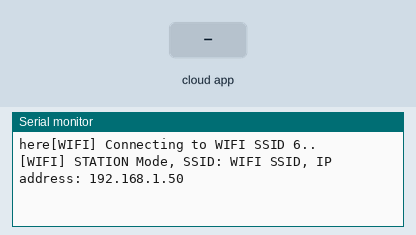
Simulated run of this sketch. Board: ESP8266 (NodeMCU). Parts: the last lines printed to the serial monitor. The test bench sets the inputs (shaded band). WiFi joins after 1.5 s; servers stay silent unless stated.

Above: at 8.2 s.
8.3 s: the phone or cloud app sets TV to 0
At 9.5 s:
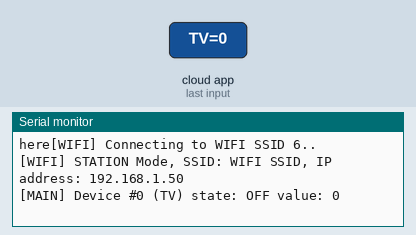
9.8 s: the phone or cloud app sets TV to 1
At 10.8 s:
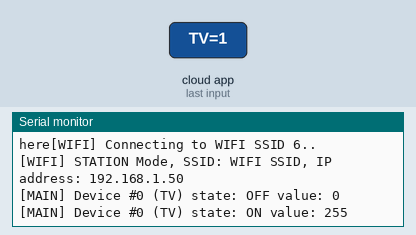

The sketch:

sketch_jan08b.ino
```cpp
#include <Arduino.h>
#include <IRremoteESP8266.h>
#include <IRsend.h>
#include <ESP8266WiFi.h>
#include "fauxmoESP.h"
#include "credentials.h"


fauxmoESP fauxmo;


const uint16_t kIrLed = 4;  // ESP8266 GPIO pin to use. Recommended: 4 (D2).

IRsend irsend(kIrLed);  // Set the GPIO to be used to sending the message.

// Example of data captured by IRrecvDumpV2.ino
uint16_t rawData[] = {
  8996, 4432, 600, 524, 600, 532, 600,
  1640, 604, 520, 604, 528, 604, 520,
  604, 528, 600, 524, 608, 1632, 604,
  1640, 604, 528, 604, 1640, 600, 1640,
  604, 1640, 604, 1640, 596, 1640, 604,
  528, 604, 528, 596, 524, 604, 1640,
  604, 528, 604, 520, 604, 528, 604,
  520, 604, 1640, 604, 1636, 604, 1640,
  604, 520, 604, 1640, 604, 1640, 604,
  1636, 604, 1640, 604, 30008
};

void setup() {
  irsend.begin();
  Serial.begin(19200);
  Serial.print("here");
  WiFi.mode(WIFI_STA);

    // Connect
    Serial.printf("[WIFI] Connecting to %s ", WIFI_SSID);
    WiFi.begin(WIFI_SSID, WIFI_PASS);

    // Wait
    Serial.print(WiFi.status());
    while (WiFi.status() != WL_CONNECTED) {
        Serial.print(".");
        delay(1000);
    }
    Serial.println();

    // Connected!

    Serial.printf("[WIFI] STATION Mode, SSID: %s, IP address: %s\n", WiFi.SSID().c_str(), WiFi.localIP().toString().c_str());
    delay(5000);
  fauxmo.createServer(true); // not needed, this is the default value
  fauxmo.setPort(80); // This is required for gen3 devices
  fauxmo.enable(true);
  fauxmo.addDevice("TV");
  fauxmo.onSetState([](unsigned char device_id, const char * device_name, bool state, unsigned char value) {


        Serial.printf("[MAIN] Device #%d (%s) state: %s value: %d\n", device_id, device_name, state ? "ON" : "OFF", value);
        // Checking for device_id is simpler if you are certain about the order they are loaded and it does not change.
        // Otherwise comparing the device_name is safer.
        if (strcmp(device_name, "TV")==0) {
          irsend.sendRaw(rawData, 68, 38);  // Send a raw data capture at 38kHz.
        }

    });


}

void loop() {
   fauxmo.handle();
}
```

credentials.example.h
```cpp
#define WIFI_SSID "WIFI SSID"
#define WIFI_PASS "PASSWORD"
```

Measured:
- after the input at 8.3 s, the serial monitor: prints a new line at once (image 1)
- after the input at 9.8 s, the serial monitor: prints a new line at once (image 2)
